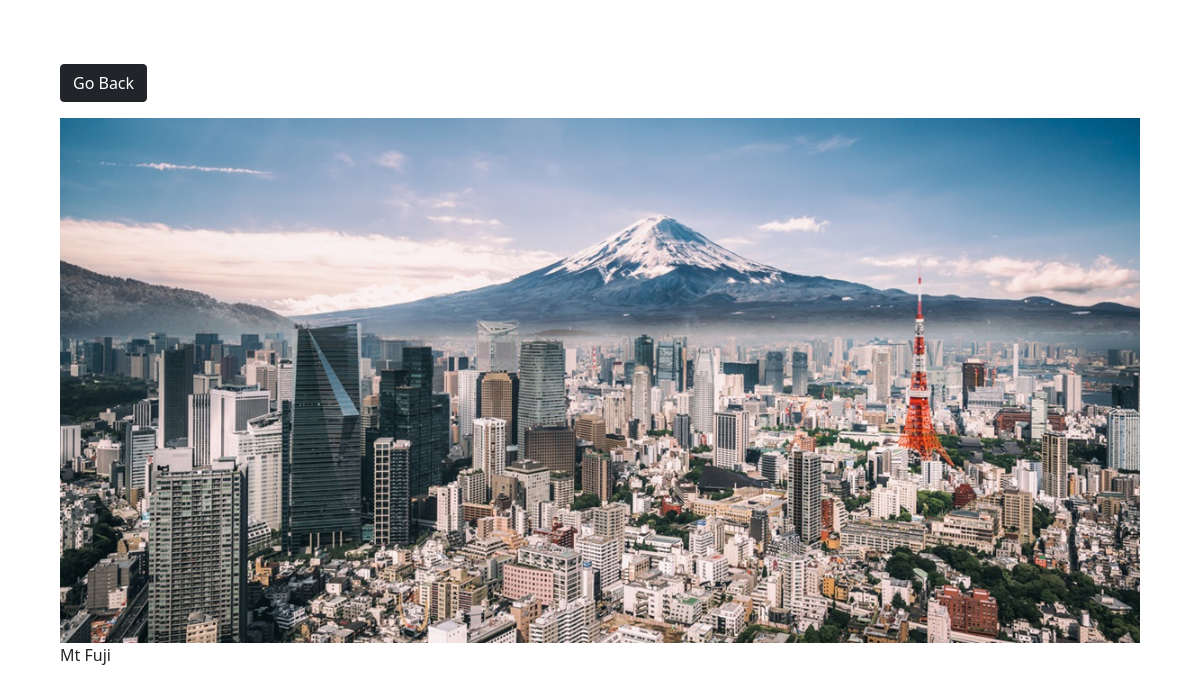
Screenshot of /photo/1/ with the database file from the repository.
### photos/models.py (models this page shows, shortened)
class Photo(models.Model):
    category = models.ForeignKey(Category, on_delete=models.SET_NULL, null=True, blank=True)
    image = models.ImageField(null=False, blank=False)
    description = models.TextField()

### photos/views.py (the view)
# urls.py: path('photo/<int:photo_id>/', views.view, name='photo'),
def view(request, photo_id):
    photo = Photo.objects.get(id=photo_id)
    return render(request, 'photos/photo.html', {'photo' : photo})

### photos/templates/photos/photo.html (shortened to what this page needs)
<!DOCTYPE html>
<html lang="en">
    <head>
        <link
            href="https://cdn.jsdelivr.net/npm/bootstrap@5.0.1/dist/css/bootstrap.min.css"
            rel="stylesheet"
        />
    </head>
    <body class="m-5">
        <div class="container">
            <div class="row justify-content-center">
                <div class="col">
                    <a href="{% url 'gallery' %}" class="btn btn-dark my-3"
                        >Go Back</a
                    >
                    <div style="height: 90vh;">
                    <img style="max-width: 100%; max-height: 100%;" src="{{photo.image.url}}">
                    <p>{{photo.description}}</p>
                    </div>
                </div>
            </div>
        </div>
    </body>
</html>

### rows the page displays
Photo: image (picture), description "Mt Fuji"
